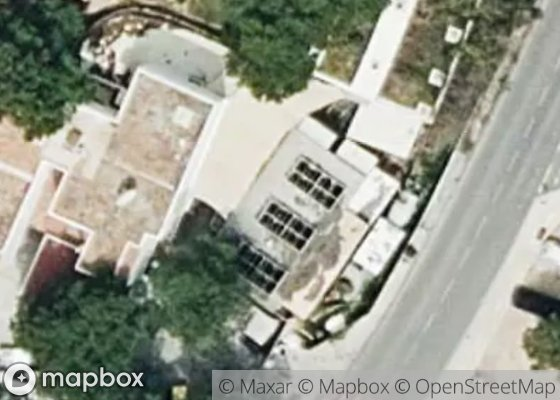
#> input picture data/cache/finca_00005@2x.jpg, 560 x 400 px
$ python -i batch_pool_detection.py   (imports and definitions only)
#> lines starting #> are read from the running program, lines starting #| are printed output that depends on the picture; after the words box and inside, x2 and y2 are one past the last pixel; in counts of white or black regions, pixels touching at a corner belong together
#> further down, picture is the input picture: shape (400, 560, 3); mean B, G, R 139.4, 152.2, 149.2
#!/usr/bin/env python3
"""
Batch detect pools on high-res tiles using HSV + shape heuristics.

Inputs:
  - GeoJSON with fincas (id, lat, lon)
  - Tiles directory with {id}.jpg tiles (from fetch_pool_tiles.py)

Outputs:
  - JSON and CSV with detection results
  - Optional overlays directory with annotated images

Example:
  python scripts/batch_pool_detection.py \
    --input frontend/public/data/fincas_with_abandon_scores.geojson \
    --tiles data/pools/tiles --out data/pools --threads 8 --overlays
"""

from __future__ import annotations

import argparse
import concurrent.futures
import csv
import json
import math
import sys
import time
from dataclasses import dataclass, asdict
from pathlib import Path
from typing import Dict, List, Optional, Tuple

import cv2
import numpy as np


@dataclass
class PoolDetection:
    finca_id: str
    pool_detected: bool
    state: str  # blue | green | empty | covered | unknown
    confidence: float
    bbox: Optional[Tuple[int, int, int, int]]
    area_px: int


# [7 lines left out: function load_image, not called in this run]


def classify_pool_state(bgr_roi: np.ndarray) -> Tuple[str, float]:
    if bgr_roi is None or bgr_roi.size == 0:
        return "unknown", 0.0

    hsv = cv2.cvtColor(bgr_roi, cv2.COLOR_BGR2HSV)

    blue_mask = cv2.inRange(hsv, np.array([100, 50, 50]), np.array([130, 255, 255]))
    green_mask = cv2.inRange(hsv, np.array([40, 50, 50]), np.array([80, 255, 255]))
    empty_mask = cv2.inRange(hsv, np.array([0, 0, 30]), np.array([180, 50, 150]))

    total_px = bgr_roi.shape[0] * bgr_roi.shape[1]
    if total_px == 0:
        return "unknown", 0.0

    blue_pct = cv2.countNonZero(blue_mask) / total_px
    green_pct = cv2.countNonZero(green_mask) / total_px
    empty_pct = cv2.countNonZero(empty_mask) / total_px

    if blue_pct > 0.15:
        return "blue", min(1.0, blue_pct * 2)
    if green_pct > 0.10:
        return "green", min(1.0, green_pct * 2.5)
    if empty_pct > 0.20:
        return "empty", min(1.0, empty_pct * 1.5)

    gray = cv2.cvtColor(bgr_roi, cv2.COLOR_BGR2GRAY)
    if float(np.mean(gray)) < 80.0:
        return "covered", 0.6
    return "unknown", 0.3


def detect_pool_hsv_shape(img: np.ndarray) -> Tuple[bool, Optional[Tuple[int, int, int, int]], str, float, int]:
    h, w = img.shape[:2]
#> h = 400; w = 560

    # Exclude borders (reduce false detections outside parcel)
    pad = int(min(h, w) * 0.05)
#> pad = 20
    work = img[pad:h - pad, pad:w - pad].copy()
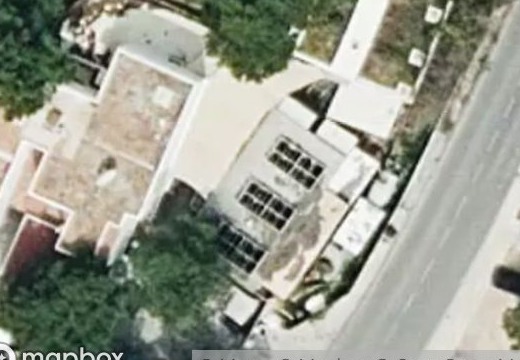
#> work: shape (360, 520, 3); mean B, G, R 142.3, 155.1, 152.4

    hsv = cv2.cvtColor(work, cv2.COLOR_BGR2HSV)
#> hsv: shape (360, 520, 3); mean H, S, V 38.8, 36.4, 157.7

    blue = cv2.inRange(hsv, np.array([100, 50, 50]), np.array([130, 255, 255]))
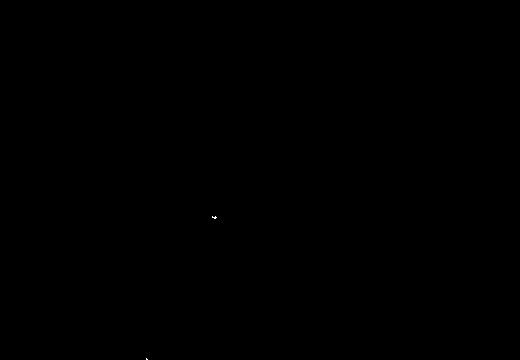
#> blue: shape (360, 520); 0.01% white in thin lines or dots, all inside (x1, y1, x2, y2) = (146, 216, 217, 360)
    green = cv2.inRange(hsv, np.array([40, 50, 50]), np.array([80, 255, 255]))
#> green: shape (360, 520); 15.4% white; 83 white regions (64 under 20 px), largest, box (x1, y1, x2, y2) and area: (0, 205, 243, 360) 15967, (196, 0, 358, 73) 6204, (0, 0, 82, 109) 4672
    water_mask = cv2.max(blue, green)

    water_mask = cv2.medianBlur(water_mask, 5)
#> water_mask: shape (360, 520); 15.4% white; 27 white regions (10 under 20 px), largest, box (x1, y1, x2, y2) and area: (0, 208, 228, 355) 16112, (197, 0, 357, 72) 6223, (0, 0, 81, 108) 4701
    water_mask = cv2.morphologyEx(water_mask, cv2.MORPH_OPEN, np.ones((5, 5), np.uint8))
#> water_mask: shape (360, 520); 14.8% white; 12 white regions, largest, box (x1, y1, x2, y2) and area: (0, 214, 227, 354) 15890, (198, 0, 356, 72) 6152, (0, 27, 79, 107) 3899
    water_mask = cv2.morphologyEx(water_mask, cv2.MORPH_CLOSE, np.ones((7, 7), np.uint8))
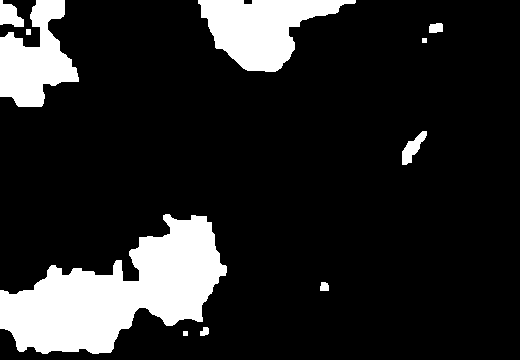
#> water_mask: shape (360, 520); 15.3% white; 11 white regions

    contours, _ = cv2.findContours(water_mask, cv2.RETR_EXTERNAL, cv2.CHAIN_APPROX_SIMPLE)
#> contours = 11 contours, 2 with area under 20; largest, box (x1, y1, x2, y2) and area: (0, 214, 227, 354) 16160, (198, 0, 356, 72) 6018, (0, 0, 79, 107) 4593, (0, 0, 24, 27) 375, (402, 131, 427, 165) 334

    best = None
    best_score = 0.0
    best_area = 0

    for cnt in contours:
        area = int(cv2.contourArea(cnt))
        if area < 2500:  # min area threshold
            continue

        x, y, bw, bh = cv2.boundingRect(cnt)
        rect_area = bw * bh
        if rect_area == 0:
            continue
        fill_ratio = area / rect_area  # compactness
        ratio = bw / max(1, bh)
        if ratio < 0.25 or ratio > 4.0:
            continue
        if fill_ratio < 0.5:
            continue

        # score combines compactness and area
        score = fill_ratio * math.log1p(area)
        if score > best_score:
            best_score = score
            best_area = area
            best = (x + pad, y + pad, x + bw + pad, y + bh + pad)
#> this loop made 11 passes
#> (area, x, y, bw, bh, rect_area, fill_ratio, ratio) on pass 4: (16160, 0, 214, 227, 140, 31780, 0.508, 1.62)
#> area on passes 2, 3, 5, 8, 11: 48, 56, 333, 103, 375
#> after the loop, best_area = 16160; best_score = 4.93

    if best is None:
        return False, None, "unknown", 0.0, 0

    x1, y1, x2, y2 = best
#> x1 = 20; y1 = 234; x2 = 247; y2 = 374
    roi = img[y1:y2, x1:x2]
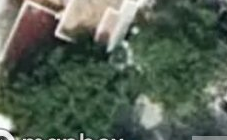
#> roi: shape (140, 227, 3); mean B, G, R 82.3, 96.6, 83.7
    state, color_conf = classify_pool_state(roi)
#> in classify_pool_state, `hsv = cv2.cvtColor(bgr_roi, cv2.COLOR_BGR2HSV)`: hsv: shape (140, 227, 3); mean H, S, V 60, 62.5, 99.1
#> in classify_pool_state, `blue_mask = cv2.inRange(hsv, np.array([100, 50, 50]), np.array([130, 2..`:
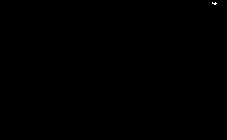
#> blue_mask: shape (140, 227); 0.03% white in thin lines or dots, all inside (x1, y1, x2, y2) = (212, 2, 217, 5)
#> in classify_pool_state, `green_mask = cv2.inRange(hsv, np.array([40, 50, 50]), np.array([80, 25..`:
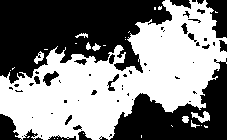
#> green_mask: shape (140, 227); 50.9% white; 59 black regions (35 under 20 px), largest, box (x1, y1, x2, y2) and area: (0, 0, 172, 84) 9123, (110, 58, 227, 140) 4386, (206, 0, 227, 38) 547
#> in classify_pool_state, `empty_mask = cv2.inRange(hsv, np.array([0, 0, 30]), np.array([180, 50,..`:
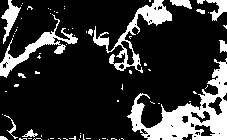
#> empty_mask: shape (140, 227); 19.8% white; 75 white regions (61 under 20 px), largest, box (x1, y1, x2, y2) and area: (127, 58, 227, 140) 2973, (93, 0, 172, 73) 1217, (0, 14, 78, 78) 905
#> in classify_pool_state, `blue_pct = cv2.countNonZero(blue_mask) / total_px`: blue_pct = 0.000283
#> in classify_pool_state, `green_pct = cv2.countNonZero(green_mask) / total_px`: green_pct = 0.509
#> in classify_pool_state, `empty_pct = cv2.countNonZero(empty_mask) / total_px`: empty_pct = 0.198
#> state = 'green'; color_conf = 1
    # Normalize confidence ~0..1 using score
    conf = max(0.1, min(0.99, best_score / 3000.0)) * color_conf
#> conf = 0.1
    return True, best, state, float(conf), best_area


# [88 lines left out: functions annotate_overlay, process_finca, main, not called in this run]


# [2 lines not run here, left out]

>>> import cv2
>>> picture = cv2.imread('../data/cache/finca_00005@2x.jpg')
>>> result = detect_pool_hsv_shape(picture)
#> result = (True, (20, 234, 247, 374), 'green', 0.1, 16160)

$ run again, on data/cache/finca_00017@2x.jpg
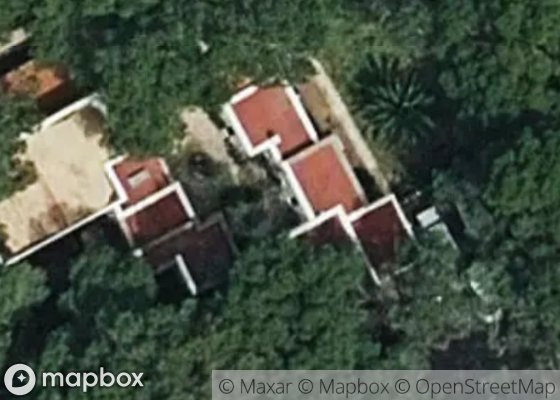
#> input picture data/cache/finca_00017@2x.jpg, 560 x 400 px
#> picture is the input picture: shape (400, 560, 3); mean B, G, R 67.7, 81.5, 72.4
#> blue: shape (360, 520); every value is 0
#> in detect_pool_hsv_shape, `green = cv2.inRange(hsv, np.array([40, 50, 50]), np.array([80, 255, 25..`:
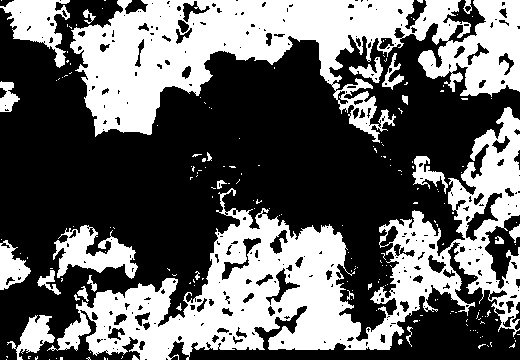
#> green: shape (360, 520); 39.9% white; 192 white regions (165 under 20 px), largest, box (x1, y1, x2, y2) and area: (47, 107, 520, 360) 34751, (70, 0, 520, 143) 30625, (53, 225, 138, 279) 2260
#> contours = 11 contours, 2 with area under 20; largest, box (x1, y1, x2, y2) and area: (16, 108, 520, 360) 39064, (71, 0, 520, 136) 32760, (38, 226, 137, 285) 2375, (4, 0, 68, 66) 2076, (0, 244, 29, 290) 788
#> the loop in detect_pool_hsv_shape, `for cnt in contours:` made 11 passes
#> (area, x, y, bw, bh, rect_area, fill_ratio, ratio) on pass 10: (32760, 71, 0, 449, 136, 61064, 0.536, 3.3)
#> after the loop in detect_pool_hsv_shape, `for cnt in contours:`: best_area = 32760; best_score = 5.58
#> x1 = 91; y1 = 20; x2 = 540; y2 = 156
#> blue_mask: shape (136, 449); every value is 0
#> green_mask: shape (136, 449); 52.3% white; 115 black regions (82 under 20 px), largest, box (x1, y1, x2, y2) and area: (26, 0, 449, 136) 24081, (0, 48, 26, 136) 1392, (0, 0, 52, 30) 1098
#> in classify_pool_state, `empty_mask = cv2.inRange(hsv, np.array([0, 0, 30]), np.array([180, 50,..`:
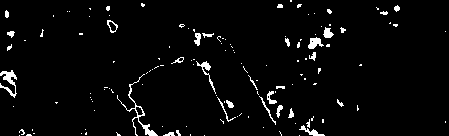
#> empty_mask: shape (136, 449); 3.4% white; 134 white regions (106 under 20 px), largest, box (x1, y1, x2, y2) and area: (117, 74, 158, 136) 259, (0, 70, 17, 98) 192, (196, 61, 216, 94) 116
#> blue_pct = 0
#> green_pct = 0.523
#> empty_pct = 0.0341
#> state = 'green'; color_conf = 1
#> conf = 0.1
#> result = (True, (91, 20, 540, 156), 'green', 0.1, 32760)

$ run again, on data/cache/finca_00022@2x.jpg
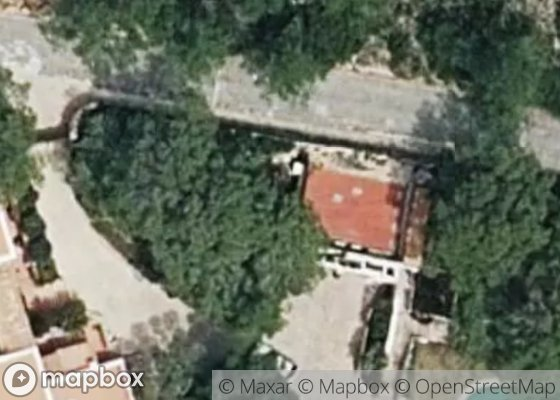
#> input picture data/cache/finca_00022@2x.jpg, 560 x 400 px
#> picture is the input picture: shape (400, 560, 3); mean B, G, R 99.8, 114.4, 109.3
#> blue: shape (360, 520); every value is 0
#> in detect_pool_hsv_shape, `green = cv2.inRange(hsv, np.array([40, 50, 50]), np.array([80, 255, 25..`:
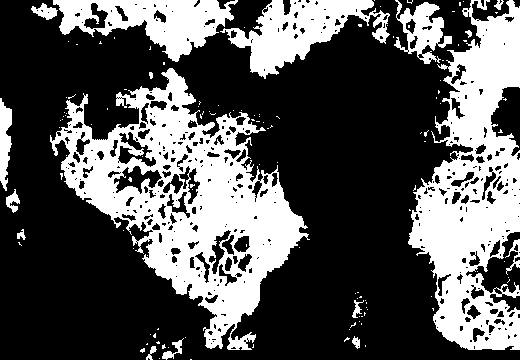
#> green: shape (360, 520); 34% white; 129 white regions (112 under 20 px), largest, box (x1, y1, x2, y2) and area: (50, 68, 310, 350) 27332, (408, 0, 520, 350) 21146, (220, 0, 390, 79) 5662
#> contours = 19 contours, 1 with area under 20; largest, box (x1, y1, x2, y2) and area: (51, 69, 304, 348) 31496, (409, 0, 520, 350) 22321, (34, 0, 232, 61) 5916, (232, 0, 373, 76) 5289, (400, 0, 451, 63) 1524
#> the loop in detect_pool_hsv_shape, `for cnt in contours:` made 19 passes
#> (area, x, y, bw, bh, rect_area, fill_ratio, ratio) on pass 15: (22321, 409, 0, 111, 350, 38850, 0.575, 0.317)
#> after the loop in detect_pool_hsv_shape, `for cnt in contours:`: best_area = 22321; best_score = 5.75
#> x1 = 429; y1 = 20; x2 = 540; y2 = 370
#> blue_mask: shape (350, 111); every value is 0
#> green_mask: shape (350, 111); 58.9% white; 151 black regions (108 under 20 px), largest, box (x1, y1, x2, y2) and area: (0, 0, 72, 233) 6931, (0, 245, 59, 350) 2898, (57, 232, 111, 312) 1646
#> in classify_pool_state, `empty_mask = cv2.inRange(hsv, np.array([0, 0, 30]), np.array([180, 50,..`:
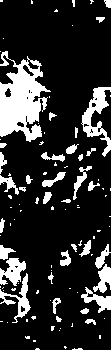
#> empty_mask: shape (350, 111); 18.2% white; 101 white regions (66 under 20 px), largest, box (x1, y1, x2, y2) and area: (0, 51, 51, 142) 2614, (81, 87, 111, 157) 776, (0, 273, 31, 323) 432
#> blue_pct = 0
#> green_pct = 0.589
#> empty_pct = 0.182
#> state = 'green'; color_conf = 1
#> conf = 0.1
#> result = (True, (429, 20, 540, 370), 'green', 0.1, 22321)

$ run again, on data/cache/finca_00025@2x.jpg
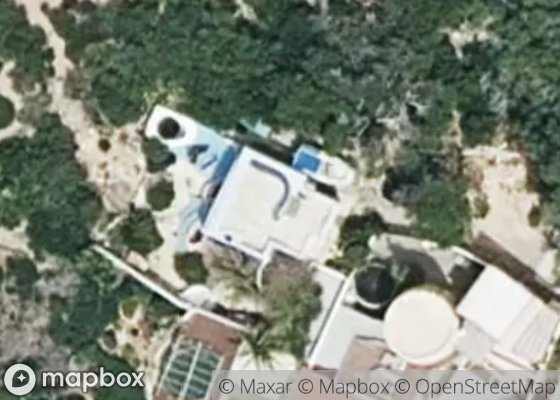
#> input picture data/cache/finca_00025@2x.jpg, 560 x 400 px
#> picture is the input picture: shape (400, 560, 3); mean B, G, R 119.1, 132, 124.7
#> blue: shape (360, 520); 0.86% white; 6 white regions (3 under 20 px), largest, box (x1, y1, x2, y2) and area: (170, 123, 221, 171) 944, (270, 129, 301, 153) 489, (177, 183, 191, 202) 166
#> green: shape (360, 520); 29.2% white; 168 white regions (130 under 20 px), largest, box (x1, y1, x2, y2) and area: (44, 0, 360, 145) 23465, (0, 93, 160, 357) 11717, (346, 0, 520, 130) 9204
#> contours = 21 contours, 1 with area under 20; largest, box (x1, y1, x2, y2) and area: (44, 0, 349, 136) 25425, (0, 95, 150, 354) 11692, (348, 0, 520, 128) 9352, (395, 162, 444, 227) 2452, (247, 279, 293, 332) 1302
#> the loop in detect_pool_hsv_shape, `for cnt in contours:` made 21 passes
#> (area, x, y, bw, bh, rect_area, fill_ratio, ratio) on pass 20: (25425, 44, 0, 305, 136, 41480, 0.613, 2.24)
#> after the loop in detect_pool_hsv_shape, `for cnt in contours:`: best_area = 25425; best_score = 6.22
#> x1 = 64; y1 = 20; x2 = 369; y2 = 156
#> blue_mask: shape (136, 305); 1% white; 3 white regions, box (x1, y1, x2, y2) and area: (126, 123, 151, 136) 185, (155, 124, 177, 136) 160, (230, 129, 247, 136) 69
#> green_mask: shape (136, 305); 57.5% white; 84 black regions (64 under 20 px), largest, box (x1, y1, x2, y2) and area: (0, 9, 267, 136) 11020, (243, 0, 305, 49) 1537, (205, 12, 258, 44) 1113
#> in classify_pool_state, `empty_mask = cv2.inRange(hsv, np.array([0, 0, 30]), np.array([180, 50,..`:
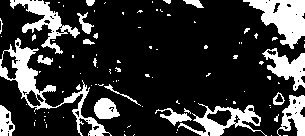
#> empty_mask: shape (136, 305); 21.2% white; 99 white regions (78 under 20 px), largest, box (x1, y1, x2, y2) and area: (0, 38, 112, 136) 1785, (243, 0, 305, 49) 1551, (10, 0, 80, 54) 1074
#> blue_pct = 0.00998
#> green_pct = 0.575
#> empty_pct = 0.212
#> state = 'green'; color_conf = 1
#> conf = 0.1
#> result = (True, (64, 20, 369, 156), 'green', 0.1, 25425)
